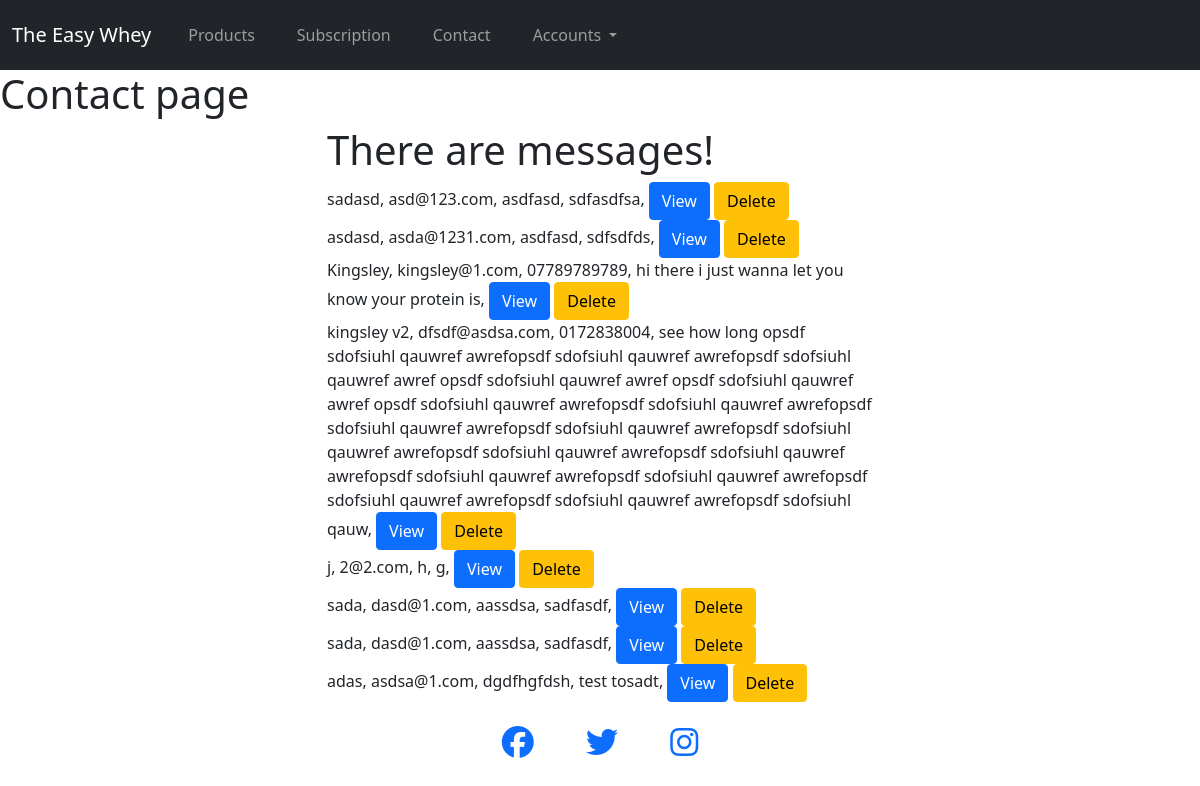
The page /contact/admin/ (signed in) on the database as committed earlier.
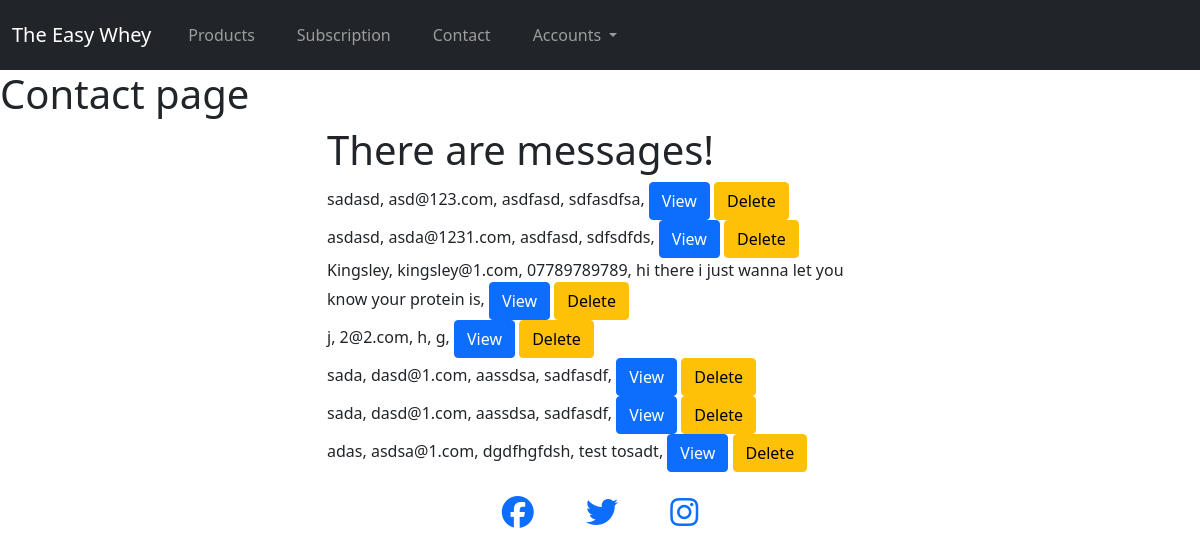
The same page on the database as committed later.
### contact/models.py (models this page shows, shortened)
class Contact(models.Model):
    class Meta:
        verbose_name_plural = "Contact"
    name = models.CharField(max_length=50, null=False, blank=False)
    email = models.EmailField(max_length=100, null=False, blank=False)
    phone_number = models.CharField(max_length=50, null=False, blank=False)
    message = models.CharField(max_length=500, null=False, blank=False)

### contact/views.py (the view)
# urls.py: path('contact/admin/', views.message_management, name="message_management"),
@login_required
@staff_member_required
def message_management(request):
    all_messages = Contact.objects.all()
    context = {
        "all_messages" : all_messages
    }
    return render(request, "contact/all_messages.html", context)

### templates/contact/all_messages.html (shortened to what this page needs)
{% extends 'base.html' %}
{% load static %}
{% block content %}
<h1>Contact page</h1>
<div class="container">
    <div class="row">
        <div class="col-6 offset-3 justify-content-center">
            <div>
                {% if all_messages %}
                <h1>There are messages!</h1>
                <div class="message-container">
                    {% for message in all_messages %}
                    <div class="message-item">
                        {{ message.name }}, {{ message.email }}, {{ message.phone_number }}, {{ message.message }}, <a
                            class="btn btn-primary" href="/contact/admin/{{ message.id }}">View</a> <a
                            class="btn btn-warning" href="/contact/admin/delete/{{ message.id }}">Delete</a>
                    </div>
                    {% endfor %}
                </div>
                {% else %}
                <h1>There are no messages!</h1>
                {% endif %}
            </div>
        </div>
    </div>
</div>
{% endblock %}

### templates/base.html (shortened to what this page needs)
{% load static %}
<!DOCTYPE html>
<html lang="en">
<head>
    {% block css %}
    <link href="https://cdn.jsdelivr.net/npm/bootstrap@5.0.2/dist/css/bootstrap.min.css" rel="stylesheet"
>
    <link rel="stylesheet" href="{% static 'css/style.css' %}">
    {% endblock %}
</head>
<body>
    <nav class="navbar navbar-expand-lg navbar-dark bg-dark">
        <div class="container-fluid">
            <a class="navbar-brand" href="/">The Easy Whey</a>
            <div class="collapse navbar-collapse" id="navbarNavDropdown">
                <ul class="navbar-nav">
                    <li class="nav-item btn btn-dark">
                        <a class="nav-link" href="{% url 'product_detail' %}">Products</a>
                    </li>
                    <li class="nav-item btn btn-dark">
                        <a class="nav-link" href="{% url 'subscribe' %}">Subscription</a>
                    </li>
                    <li class="nav-item btn btn-dark">
                        <a class="nav-link" href="{% url 'contact' %}">Contact</a>
                    </li>
                    <li class="nav-item dropdown btn btn-dark">
                        <a class="nav-link dropdown-toggle" href="#" id="navbarDropdownMenuLink" role="button"
                            data-bs-toggle="dropdown" aria-expanded="false">
                            Accounts
                        </a>
                    </li>
                </ul>
            </div>
        </div>
    </nav>
    {% block content %}
    {% endblock %}
    <footer id="footer">
        <div class="container-fluid">
            <div class="row d-inline text-center">
                <div class="col">
                    <a href="https://www.facebook.com" target="_blank"><i class="fab fa-facebook"></i></a>
                    <a href="https://www.twitter.com" target="_blank"><i class="fab fa-twitter mx-5"></i></a>
                    <a href="https://www.instagram.com" target="_blank"><i class="fab fa-instagram"></i></a>
                </div>
            </div>
        </div>
    </footer>
</body>
</html>

### static/css/style.css (style rules this page uses)
i { font-size: 2rem; }

Rows that differ between the two databases and show on the page:
removed Contact: name "kingsley v2", email "dfsdf@asdsa.com", phone_number "0172838004", message "see how long opsdf sdofsiuhl qauwref awrefopsdf sdofsiuhl qauwref awrefopsdf sdofsiuhl qauwref awref opsdf sdofsiuhl qauwref awref opsdf sdofsiuhl qauwref awref opsdf sdofsiuhl qauwref awrefopsdf sdofsiuhl qauwref awrefopsdf sdofsiuhl qauwref awrefopsdf sdofsiuhl qauwref awrefopsdf sdofsiuhl qauwref awrefopsdf sdofsiuhl qauwref awrefopsdf sdofsiuhl qauwref awrefopsdf sdofsiuhl qauwref awrefopsdf sdofsiuhl qauwref awrefopsdf sdofsiuhl qauwref awrefopsdf sdofsiuhl qauwref awrefopsdf sdofsiuhl qauw"
